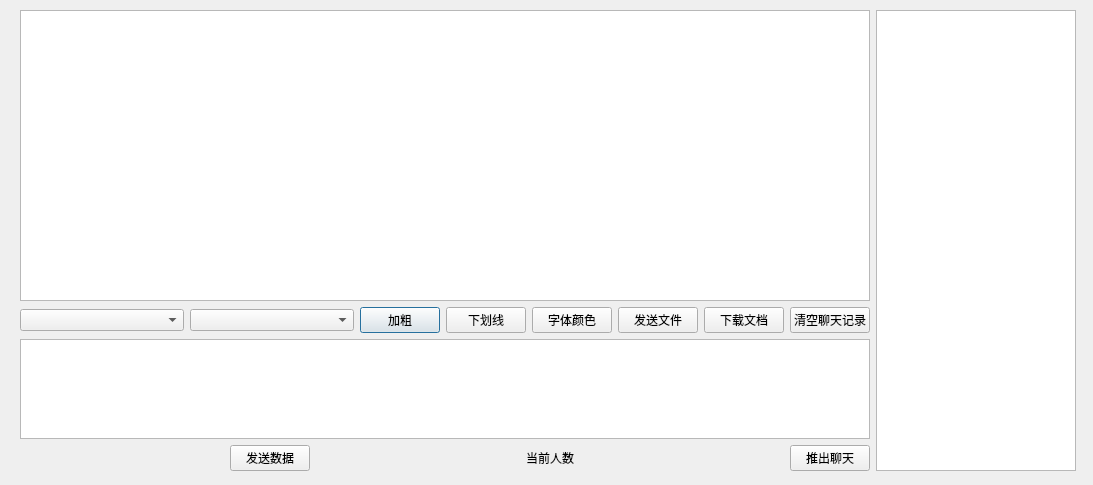
<?xml version="1.0" encoding="UTF-8"?>
<ui version="4.0">
 <class>chat</class>
 <widget class="QDialog" name="chat">
  <property name="geometry">
   <rect>
    <x>0</x>
    <y>0</y>
    <width>1093</width>
    <height>485</height>
   </rect>
  </property>
  <property name="windowTitle">
   <string>Dialog</string>
  </property>
  <widget class="QWidget" name="layoutWidget">
   <property name="geometry">
    <rect>
     <x>20</x>
     <y>10</y>
     <width>1056</width>
     <height>461</height>
    </rect>
   </property>
   <layout class="QHBoxLayout" name="horizontalLayout_4">
    <item>
     <layout class="QVBoxLayout" name="verticalLayout_2">
      <item>
       <layout class="QVBoxLayout" name="verticalLayout">
        <item>
         <widget class="QTextBrowser" name="textBrowser"/>
        </item>
        <item>
         <layout class="QHBoxLayout" name="horizontalLayout_2">
          <item>
           <widget class="QComboBox" name="fontComboBox"/>
          </item>
          <item>
           <widget class="QComboBox" name="sizeComboBox"/>
          </item>
          <item>
           <layout class="QHBoxLayout" name="horizontalLayout">
            <item>
             <widget class="QPushButton" name="pushButton">
              <property name="text">
               <string>加粗</string>
              </property>
             </widget>
            </item>
            <item>
             <widget class="QPushButton" name="underlineToolBtn">
              <property name="text">
               <string>下划线</string>
              </property>
             </widget>
            </item>
            <item>
             <widget class="QPushButton" name="colorToolBtn">
              <property name="text">
               <string>字体颜色</string>
              </property>
             </widget>
            </item>
            <item>
             <widget class="QPushButton" name="sendToolBtn">
              <property name="text">
               <string>发送文件</string>
              </property>
             </widget>
            </item>
            <item>
             <widget class="QPushButton" name="saveToolBtn">
              <property name="text">
               <string>下载文档</string>
              </property>
             </widget>
            </item>
            <item>
             <widget class="QPushButton" name="clearToolBtn">
              <property name="text">
               <string>清空聊天记录</string>
              </property>
             </widget>
            </item>
           </layout>
          </item>
         </layout>
        </item>
       </layout>
      </item>
      <item>
       <widget class="QTextEdit" name="textEdit">
        <property name="maximumSize">
         <size>
          <width>16777215</width>
          <height>100</height>
         </size>
        </property>
       </widget>
      </item>
      <item>
       <layout class="QHBoxLayout" name="horizontalLayout_3">
        <item>
         <spacer name="horizontalSpacer_3">
          <property name="orientation">
           <enum>Qt::Horizontal</enum>
          </property>
          <property name="sizeHint" stdset="0">
           <size>
            <width>40</width>
            <height>20</height>
           </size>
          </property>
         </spacer>
        </item>
        <item>
         <widget class="QPushButton" name="sendButton">
          <property name="text">
           <string>发送数据</string>
          </property>
         </widget>
        </item>
        <item>
         <spacer name="horizontalSpacer">
          <property name="orientation">
           <enum>Qt::Horizontal</enum>
          </property>
          <property name="sizeHint" stdset="0">
           <size>
            <width>40</width>
            <height>20</height>
           </size>
          </property>
         </spacer>
        </item>
        <item>
         <widget class="QLabel" name="label">
          <property name="layoutDirection">
           <enum>Qt::LeftToRight</enum>
          </property>
          <property name="text">
           <string>&lt;html&gt;&lt;head/&gt;&lt;body&gt;&lt;p align=&quot;center&quot;&gt;当前人数&lt;/p&gt;&lt;/body&gt;&lt;/html&gt;</string>
          </property>
          <property name="indent">
           <number>-2</number>
          </property>
         </widget>
        </item>
        <item>
         <spacer name="horizontalSpacer_2">
          <property name="orientation">
           <enum>Qt::Horizontal</enum>
          </property>
          <property name="sizeHint" stdset="0">
           <size>
            <width>40</width>
            <height>20</height>
           </size>
          </property>
         </spacer>
        </item>
        <item>
         <widget class="QPushButton" name="exitpushButton">
          <property name="text">
           <string>推出聊天</string>
          </property>
         </widget>
        </item>
       </layout>
      </item>
     </layout>
    </item>
    <item>
     <widget class="QTableWidget" name="tableWidget">
      <property name="maximumSize">
       <size>
        <width>200</width>
        <height>16777215</height>
       </size>
      </property>
     </widget>
    </item>
   </layout>
  </widget>
 </widget>
 <resources/>
 <connections/>
</ui>
